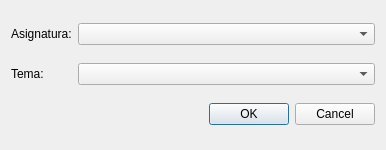
<?xml version="1.0" encoding="UTF-8"?>
<ui version="4.0">
 <class>CuestionarioForm</class>
 <widget class="QWidget" name="CuestionarioForm">
  <property name="geometry">
   <rect>
    <x>0</x>
    <y>0</y>
    <width>386</width>
    <height>150</height>
   </rect>
  </property>
  <property name="windowTitle">
   <string>Form</string>
  </property>
  <layout class="QGridLayout" name="gridLayout">
   <item row="0" column="0">
    <widget class="QLabel" name="label">
     <property name="text">
      <string>Asignatura:</string>
     </property>
    </widget>
   </item>
   <item row="0" column="1">
    <widget class="QComboBox" name="cmbAsignaturas"/>
   </item>
   <item row="1" column="0">
    <widget class="QLabel" name="label_2">
     <property name="text">
      <string>Tema:</string>
     </property>
    </widget>
   </item>
   <item row="1" column="1">
    <widget class="QComboBox" name="cmbTemas"/>
   </item>
   <item row="2" column="1">
    <widget class="QDialogButtonBox" name="buttonBox">
     <property name="standardButtons">
      <set>QDialogButtonBox::Cancel|QDialogButtonBox::Ok</set>
     </property>
    </widget>
   </item>
  </layout>
 </widget>
 <resources/>
 <connections/>
</ui>
